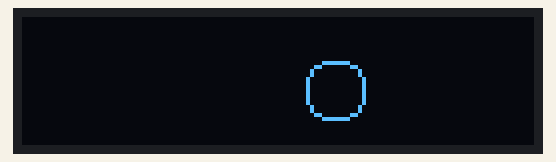
This program was run on a simulated CircuitPython board. On the bench: 128×32 one-colour display.

Above: at 0.46 s.
At 5.2 s:
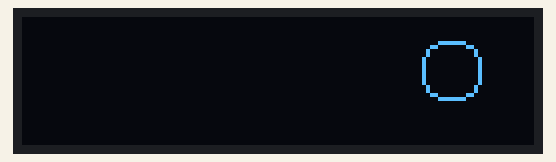
At 10.27 s:
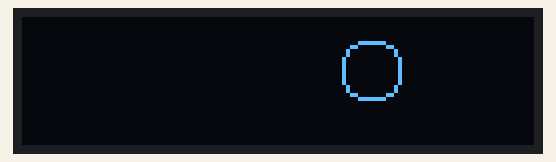
At 20.08 s:
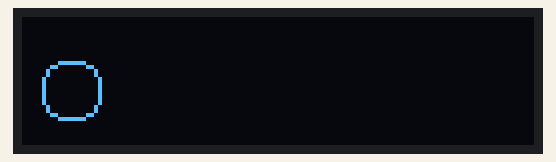
At 29.88 s:
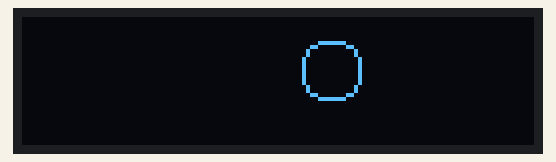
At 39.69 s:
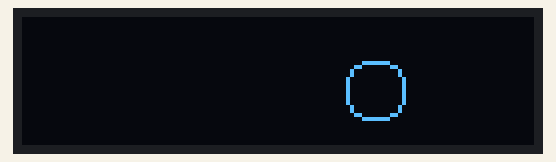

The program:

bounce.py
```python
import board
import busio
import adafruit_ssd1306

# Create the I2C interface.
i2c = busio.I2C(board.SCL, board.SDA)

# Create the SSD1306 OLED class.
# The first two parameters are the pixel width and pixel height.  Change these
# to the right size for your display!
oled = adafruit_ssd1306.SSD1306_I2C(128, 32, i2c)


# Helper function to draw a circle from a given position with a given radius
# This is an implementation of the midpoint circle algorithm,
# see https://en.wikipedia.org/wiki/Midpoint_circle_algorithm#C_example for details
def draw_circle(xpos0, ypos0, rad, col=1):
    x = rad - 1
    y = 0
    dx = 1
    dy = 1
    err = dx - (rad << 1)
    while x >= y:
        oled.pixel(xpos0 + x, ypos0 + y, col)
        oled.pixel(xpos0 + y, ypos0 + x, col)
        oled.pixel(xpos0 - y, ypos0 + x, col)
        oled.pixel(xpos0 - x, ypos0 + y, col)
        oled.pixel(xpos0 - x, ypos0 - y, col)
        oled.pixel(xpos0 - y, ypos0 - x, col)
        oled.pixel(xpos0 + y, ypos0 - x, col)
        oled.pixel(xpos0 + x, ypos0 - y, col)
        if err <= 0:
            y += 1
            err += dy
            dy += 2
        if err > 0:
            x -= 1
            dx += 2
            err += dx - (rad << 1)

# initial center of the circle
center_x = 63
center_y = 15
# how fast does it move in each direction
x_inc = 1
y_inc = 1
# what is the starting radius of the circle
radius = 8

# start with a blank screen
oled.fill(0)
# we just blanked the framebuffer. to push the framebuffer onto the display, we call show()
oled.show()
while True:
    # undraw the previous circle
    draw_circle(center_x, center_y, radius, col=0)

    # if bouncing off right
    if center_x + radius >= oled.width:
        # start moving to the left
        x_inc = -1
    # if bouncing off left
    elif center_x - radius < 0:
        # start moving to the right
        x_inc = 1

    # if bouncing off top
    if center_y + radius >= oled.height:
        # start moving down
        y_inc = -1
    # if bouncing off bottom
    elif center_y - radius < 0:
        # start moving up
        y_inc = 1

    # go more in the current direction
    center_x += x_inc
    center_y += y_inc

    # draw the new circle
    draw_circle(center_x, center_y, radius)
    # show all the changes we just made
    oled.show()
```
